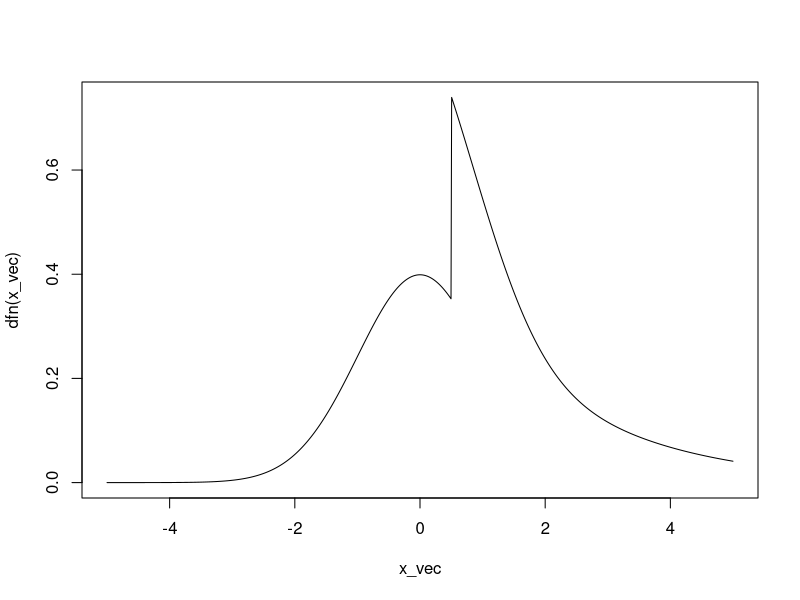
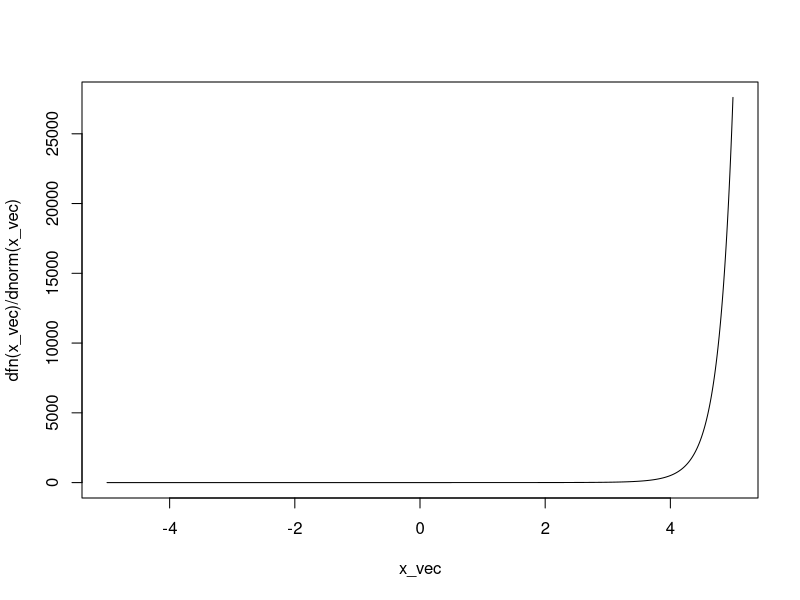
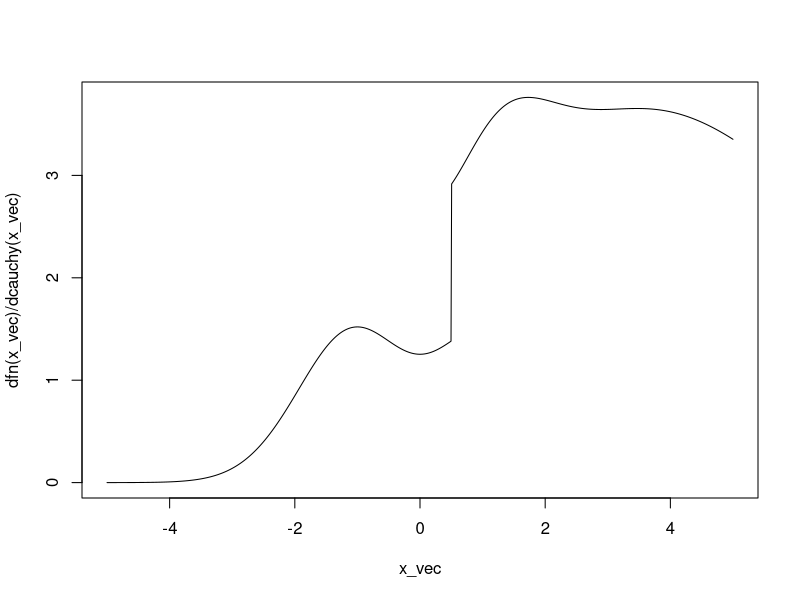
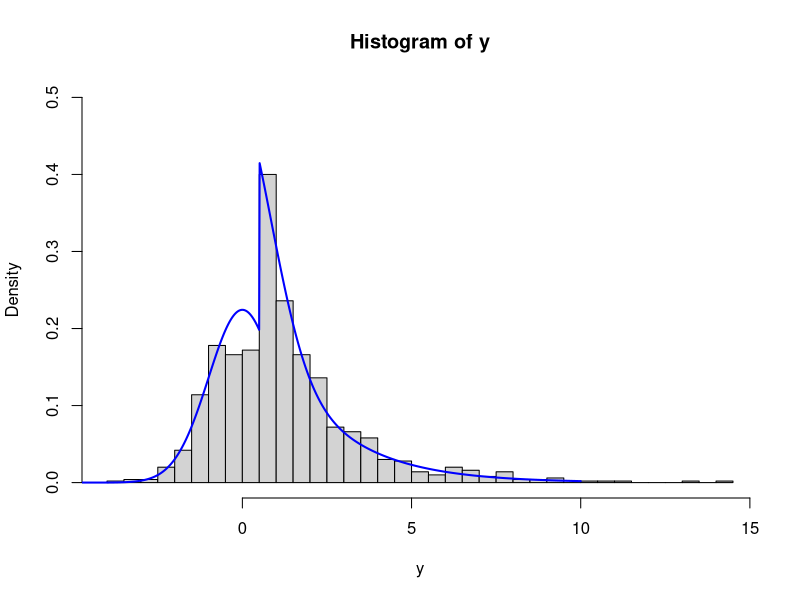

Write the R code that produced these figures, in order.
## ----setup, include=FALSE-----------------------------------------------------
library(knitr)
hook_output = knit_hooks$get('output')
knit_hooks$set(output = function(x, options) {
  # this hook is used only when the linewidth option is not NULL
  if (!is.null(n <- options$linewidth)) {
    x = knitr:::split_lines(x)
    # any lines wider than n should be wrapped
    if (any(nchar(x) > n)) x = strwrap(x, width = n)
    x = paste(x, collapse = '\n')
  }
  hook_output(x, options)
})

knitr::opts_chunk$set(cache = FALSE, message = FALSE,
                      linewidth = 50)


## -----------------------------------------------------------------------------
dfn <- function(x){
    out <- numeric(length(x))
    out[x <= 0.5] <- dnorm(x[x <= 0.5])
    out[x > 0.5] <-  dnorm(x[x > 0.5]) + 
        dchisq(x[x > 0.5], df = 2)
    out
}


## -----------------------------------------------------------------------------
# Let's visualize
x_vec <- seq(-5, 5, length.out = 1000)
plot(x_vec, dfn(x_vec), type = 'l')


## -----------------------------------------------------------------------------
# Visualize the ratio
plot(x_vec, dfn(x_vec)/dnorm(x_vec), type = 'l')


## -----------------------------------------------------------------------------
# Visualize the ratio
plot(x_vec, dfn(x_vec)/dcauchy(x_vec), type = 'l')


## -----------------------------------------------------------------------------
# Set parameters----
C <- 4 # Constant
n <- 1000 # Number of variates
k <- 0 # counter for accepted
j <- 0 # iterations
y <- numeric(n) # Allocate memory


## -----------------------------------------------------------------------------
while (k < n) {
  u <- runif(1)
  j <- j + 1
  x <- rcauchy(1) # random variate from g
  if (u < dfn(x)/(C*dcauchy(x))) {
    k <- k + 1
    y[k] <- x
    }
}


## ----eval = FALSE-------------------------------------------------------------
## # Visualize the histogram
## hist(y, 50, freq = FALSE)


## ----eval = TRUE, echo = FALSE------------------------------------------------
# Visualize the histogram
hist(y, 50, freq = FALSE, ylim = c(0, 0.5))
norm_const <- integrate(dfn, -Inf, Inf)$value
x_vec <- seq(-5, 10, length.out = 1000)
lines(x_vec, dfn(x_vec)/norm_const, lwd = 2, col = "blue")


## -----------------------------------------------------------------------------
g_fun <- function(x) pi/(x^2 + cos(x)^2)
f_vars <- runif(1000, min = 0, max = pi)
mean(g_fun(f_vars))


## -----------------------------------------------------------------------------
phi_vars <- rexp(1000)
# Think of re-weighting
weights <- dunif(phi_vars, 
                 max = pi)/dexp(phi_vars)
mean(g_fun(phi_vars)*weights)

